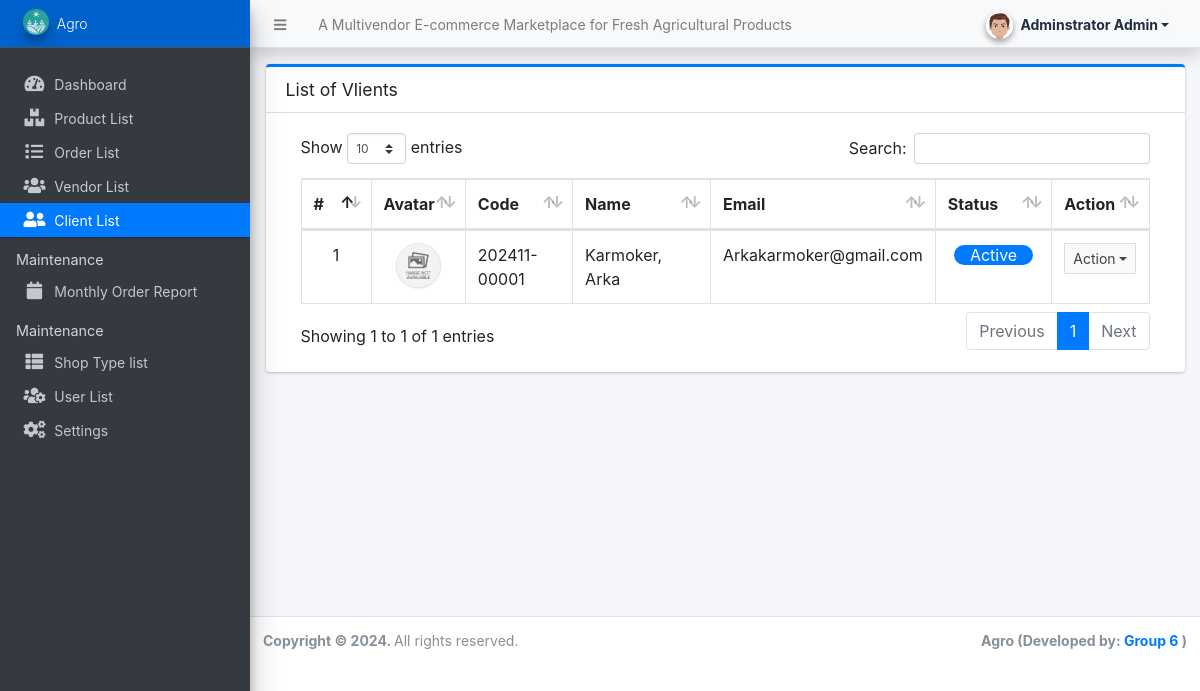
The page /admin/?page=clients (signed in) on the database as committed earlier.
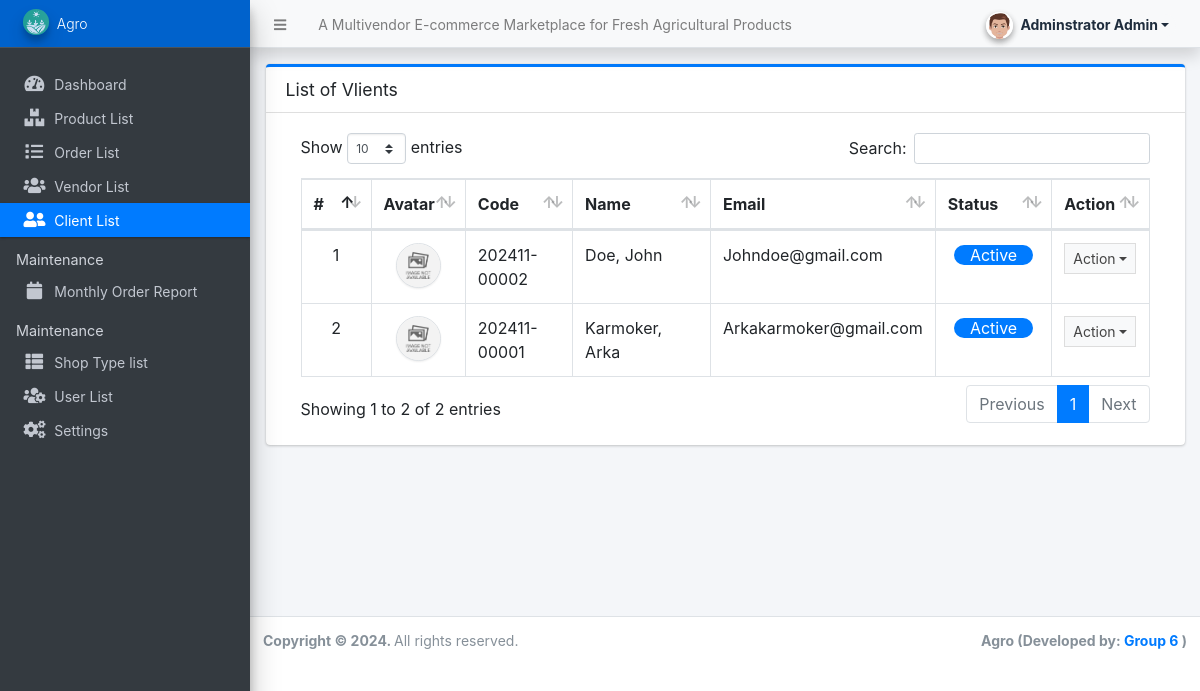
The same page on the database as committed later.
### tables this page shows
CREATE TABLE `client_list` (
  `id` int(30) NOT NULL,
  `code` varchar(100) NOT NULL,
  `firstname` text NOT NULL,
  `middlename` text DEFAULT NULL,
  `lastname` text NOT NULL,
  `gender` text NOT NULL,
  `contact` text NOT NULL,
  `address` text NOT NULL,
  `email` text NOT NULL,
  `password` text NOT NULL,
  `avatar` text DEFAULT NULL,
  `status` tinyint(1) NOT NULL DEFAULT 1,
  `delete_flag` tinyint(1) NOT NULL DEFAULT 0,
  `date_created` datetime NOT NULL DEFAULT current_timestamp(),
  `date_updated` datetime DEFAULT NULL ON UPDATE current_timestamp()
);

### config.php (called while the page is built, shortened)
<?php
require_once('classes/DBConnection.php');
require_once('classes/SystemSettings.php');
function validate_image($file){
    $file = explode("?",$file)[0];
	if(!empty($file)){
		if(is_file(base_app.$file)){
			return base_url.$file;
		}else{
			return base_url.'dist/img/no-image-available.png';
		}
	}else{
		return base_url.'dist/img/no-image-available.png';
	}
}
function isMobileDevice(){
    $aMobileUA = array(
        '/iphone/i' => 'iPhone',
        '/ipod/i' => 'iPod',
        '/ipad/i' => 'iPad',
        '/android/i' => 'Android',
        '/blackberry/i' => 'BlackBerry',
        '/webos/i' => 'Mobile'
    );
    return false;
}
?>

### classes/DBConnection.php (called while the page is built, shortened)
<?php
class DBConnection{
    private $host = DB_SERVER;
    private $username = DB_USERNAME;
    private $password = DB_PASSWORD;
    private $database = DB_NAME;
    public $conn;
    public function __construct(){
        if (!isset($this->conn)) {
            $this->conn = new mysqli($this->host, $this->username, $this->password, $this->database);
        }
    }
}
?>

### classes/SystemSettings.php (called while the page is built, shortened)
<?php
class SystemSettings extends DBConnection{
	function userdata($field = ''){
		if(!empty($field)){
			if(isset($_SESSION['userdata'][$field]))
				return $_SESSION['userdata'][$field];
			else
				return null;
		}else{
			return false;
		}
	}
	function info($field=''){
		if(!empty($field)){
			if(isset($_SESSION['system_info'][$field]))
				return $_SESSION['system_info'][$field];
			else
				return false;
		}else{
			return false;
		}
	}
}
$_settings = new SystemSettings();
?>

### admin/clients/index.php (the view, shortened to what this page needs)
<div class="card card-outline card-primary">
	<div class="card-header">
		<h3 class="card-title">List of Vlients</h3>
	</div>
	<div class="card-body">
		<div class="container-fluid">
        <div class="container-fluid">
			<table class="table table-bordered table-stripped">
				<colgroup>
					<col width="10%">
					<col width="10%">
					<col width="15%">
					<col width="20%">
					<col width="20%">
					<col width="15%">
					<col width="10%">
				</colgroup>
				<thead>
					<tr>
						<th>#</th>
						<th>Avatar</th>
						<th>Code</th>
						<th>Name</th>
						<th>Email</th>
						<th>Status</th>
						<th>Action</th>
					</tr>
				</thead>
				<tbody>
					<?php
					$i = 1;
						$qry = $conn->query("SELECT *,CONCAT(lastname, ', ', firstname,' ', COALESCE(middlename)) as `name` from `client_list` where delete_flag = 0 order by CONCAT(lastname, ', ', firstname,' ', COALESCE(middlename)) asc ");
						while($row = $qry->fetch_assoc()):
					?>
						<tr>
							<td class="text-center"><?php echo $i++; ?></td>
							<td class="text-center"><img src="<?php echo validate_image($row['avatar']) ?>" class="img-avatar img-thumbnail p-0 border-2" alt="client_avatar"></td>
							<td><?php echo ($row['code']) ?></td>
							<td><?php echo ucwords($row['name']) ?></td>
							<td><?php echo ucwords($row['email']) ?></td>
							<td class="text-center">
								<?php if($row['status'] == 1): ?>
									<span class="bage badge-primary px-3 rounded-pill">Active</span>
								<?php else: ?>
									<span class="bage badge-danger px-3 rounded-pill">Inactive</span>
								<?php endif; ?>
							</td>
							<td align="center">
								 <button type="button" class="btn btn-flat btn-default btn-sm dropdown-toggle dropdown-icon" data-toggle="dropdown">
				                  		Action
				                  </button>
							</td>
						</tr>
					<?php endwhile; ?>
				</tbody>
			</table>
		</div>
		</div>
	</div>
</div>

### admin/index.php (shortened to what this page needs)
<?php require_once('../config.php'); ?>
 <!DOCTYPE html>
<html lang="en" class="" style="height: auto;">
<?php require_once('inc/header.php') ?>
  <body class="sidebar-mini layout-fixed control-sidebar-slide-open layout-navbar-fixed sidebar-mini-md sidebar-mini-xs" data-new-gr-c-s-check-loaded="14.991.0" data-gr-ext-installed="" style="height: auto;">
    <div class="wrapper">
     <?php require_once('inc/topBarNav.php') ?>
     <?php require_once('inc/navigation.php') ?>
     <?php $page = isset($_GET['page']) ? $_GET['page'] : 'home';  ?>
      <div class="content-wrapper pt-3" style="min-height: 567.854px;">
        <section class="content">
          <div class="container-fluid">
            <?php
              if(!file_exists($page.".php") && !is_dir($page)){
                  include '404.html';
              }else{
                if(is_dir($page))
                  include $page.'/index.php';
                else
                  include $page.'.php';
              }
            ?>
          </div>
        </section>
      </div>
      <?php require_once('inc/footer.php') ?>
  </body>
</html>

### admin/inc/header.php (shortened to what this page needs)
<head>
    <link rel="stylesheet" href="<?php echo base_url ?>plugins/fontawesome-free/css/all.min.css">
    <link rel="stylesheet" href="<?php echo base_url ?>plugins/tempusdominus-bootstrap-4/css/tempusdominus-bootstrap-4.min.css">
  <link rel="stylesheet" href="<?php echo base_url ?>plugins/datatables-bs4/css/dataTables.bootstrap4.min.css">
  <link rel="stylesheet" href="<?php echo base_url ?>plugins/datatables-responsive/css/responsive.bootstrap4.min.css">
  <link rel="stylesheet" href="<?php echo base_url ?>plugins/datatables-buttons/css/buttons.bootstrap4.min.css">
  <link rel="stylesheet" href="<?php echo base_url ?>plugins/select2/css/select2.min.css">
  <link rel="stylesheet" href="<?php echo base_url ?>plugins/select2-bootstrap4-theme/select2-bootstrap4.min.css">
    <link rel="stylesheet" href="<?php echo base_url ?>plugins/icheck-bootstrap/icheck-bootstrap.min.css">
    <link rel="stylesheet" href="<?php echo base_url ?>plugins/jqvmap/jqvmap.min.css">
    <link rel="stylesheet" href="<?php echo base_url ?>dist/css/adminlte.css">
    <link rel="stylesheet" href="<?php echo base_url ?>dist/css/custom.css">
    <link rel="stylesheet" href="<?php echo base_url ?>plugins/overlayScrollbars/css/OverlayScrollbars.min.css">
    <link rel="stylesheet" href="<?php echo base_url ?>plugins/daterangepicker/daterangepicker.css">
    <link rel="stylesheet" href="<?php echo base_url ?>plugins/summernote/summernote-bs4.min.css">
  <link rel="stylesheet" href="<?php echo base_url ?>plugins/sweetalert2-theme-bootstrap-4/bootstrap-4.min.css">
  </head>

### admin/inc/topBarNav.php (shortened to what this page needs)
<nav class="main-header navbar navbar-expand navbar-light text-sm shadow">
  <ul class="navbar-nav">
    <li class="nav-item">
    <a class="nav-link" data-widget="pushmenu" href="#" role="button"><i class="fas fa-bars"></i></a>
    </li>
    <li class="nav-item d-none d-sm-inline-block">
      <a href="<?php echo base_url ?>" class="nav-link"><?php echo (!isMobileDevice()) ? $_settings->info('name'):$_settings->info('short_name'); ?></a>
    </li>
  </ul>
  <ul class="navbar-nav ml-auto">
    <li class="nav-item">
      <div class="btn-group nav-link">
            <button type="button" class="btn btn-rounded badge badge-light dropdown-toggle dropdown-icon" data-toggle="dropdown">
              <span><img src="<?php echo validate_image($_settings->userdata('avatar')) ?>" class="img-circle elevation-2 user-img" alt="User Image"></span>
              <span class="ml-3"><?php echo ucwords($_settings->userdata('firstname').' '.$_settings->userdata('lastname')) ?></span>
            </button>
        </div>
    </li>
  </ul>
</nav>

### admin/inc/navigation.php (shortened to what this page needs)
<aside class="main-sidebar sidebar-dark-primary elevation-4 sidebar-no-expand">
  <a href="<?php echo base_url ?>admin" class="brand-link bg-primary text-sm">
  <img src="<?php echo validate_image($_settings->info('logo'))?>" alt="Store Logo" class="brand-image img-circle elevation-3" style="opacity: .8;width: 1.6rem;height: 1.6rem;max-height: unset">
  <span class="brand-text font-weight-light"><?php echo $_settings->info('short_name') ?></span>
  </a>
  <div class="sidebar os-host os-theme-light os-host-overflow os-host-overflow-y os-host-resize-disabled os-host-transition os-host-scrollbar-horizontal-hidden">
    <div class="os-content-glue" style="margin: 0px -8px; width: 249px; height: 646px;"></div>
    <div class="os-padding">
      <div class="os-viewport os-viewport-native-scrollbars-invisible" style="overflow-y: scroll;">
        <div class="os-content" style="padding: 0px 8px; height: 100%; width: 100%;">
          <nav class="mt-4">
             <ul class="nav nav-pills nav-sidebar flex-column text-sm nav-compact nav-flat nav-child-indent nav-collapse-hide-child" data-widget="treeview" role="menu" data-accordion="false">
              <li class="nav-item dropdown">
                <a href="./" class="nav-link nav-home">
                  <i class="nav-icon fas fa-tachometer-alt"></i>
                  <p>
                    Dashboard
                  </p>
                </a>
              </li>
              <li class="nav-item dropdown">
                <a href="<?php echo base_url ?>admin/?page=products" class="nav-link nav-products">
                  <i class="nav-icon fas fa-boxes"></i>
                  <p>
                    Product List
                  </p>
                </a>
              </li>
              <li class="nav-item dropdown">
                <a href="<?php echo base_url ?>admin/?page=orders" class="nav-link nav-orders">
                  <i class="nav-icon fas fa-list"></i>
                  <p>
                    Order List
                  </p>
                </a>
              </li>
              <li class="nav-item dropdown">
                <a href="<?php echo base_url ?>admin/?page=vendors" class="nav-link nav-vendors">
                  <i class="nav-icon fas fa-users"></i>
                  <p>
                    Vendor List
                  </p>
                </a>
              </li>
              <li class="nav-item dropdown">
                <a href="<?php echo base_url ?>admin/?page=clients" class="nav-link nav-clients">
                  <i class="nav-icon fas fa-user-friends"></i>
                  <p>
                    Client List
                  </p>
                </a>
              </li>
              <li class="nav-header">Maintenance</li>
              <li class="nav-item dropdown">
                <a href="<?php echo base_url ?>admin/?page=reports/order_reports" class="nav-link nav-reports_order_reports">
                  <i class="nav-icon fas fa-calendar"></i>
                  <p>
                    Monthly Order Report
                  </p>
                </a>
              </li>
              <?php if($_settings->userdata('type') == 1): ?>
              <li class="nav-header">Maintenance</li>
              <li class="nav-item dropdown">
                <a href="<?php echo base_url ?>admin/?page=shop_types" class="nav-link nav-shop_types">
                  <i class="nav-icon fas fa-th-list"></i>
                  <p>
                    Shop Type list
                  </p>
                </a>
              </li>
              <li class="nav-item dropdown">
                <a href="<?php echo base_url ?>admin/?page=user/list" class="nav-link nav-user_list">
                  <i class="nav-icon fas fa-users-cog"></i>
                  <p>
                    User List
                  </p>
                </a>
              </li>
              <li class="nav-item dropdown">
                <a href="<?php echo base_url ?>admin/?page=system_info" class="nav-link nav-system_info">
                  <i class="nav-icon fas fa-cogs"></i>
                  <p>
                    Settings
                  </p>
                </a>
              </li>
              <?php endif; ?>
            </ul>
          </nav>
        </div>
      </div>
    </div>
  </div>
</aside>

### admin/inc/footer.php (shortened to what this page needs)
<footer class="main-footer text-sm">
        <strong>Copyright © <?php echo date('Y') ?>.
        </strong>
        All rights reserved.
        <div class="float-right d-none d-sm-inline-block">
          <b><?php echo $_settings->info('short_name') ?> (Developed by: <a href="#" target="blank">Group 6</a> )</b>
        </div>
      </footer>
    </div>

### admin/inc/topBarNav.php (style rules this page uses)
.user-img { position: absolute; height: 27px; width: 27px; object-fit: cover; left: -7%; top: -12%; }
.btn-rounded { border-radius: 50px; }

### admin/clients/index.php (style rules this page uses)
.img-avatar { width:45px; height:45px; object-fit:cover; object-position:center center; border-radius:100%; }

Rows that differ between the two databases and show on the page:
added client_list: code "202411-00002", name "Doe, John", email "Johndoe@gmail.com", status "Active"
Other text that changed with them:
text written by a page script: "Show entries Search: Showing 1 to 1 of 1 entries Previous 1 Next" → "Show entries Search: Showing 1 to 2 of 2 entries Previous 1 Next"
